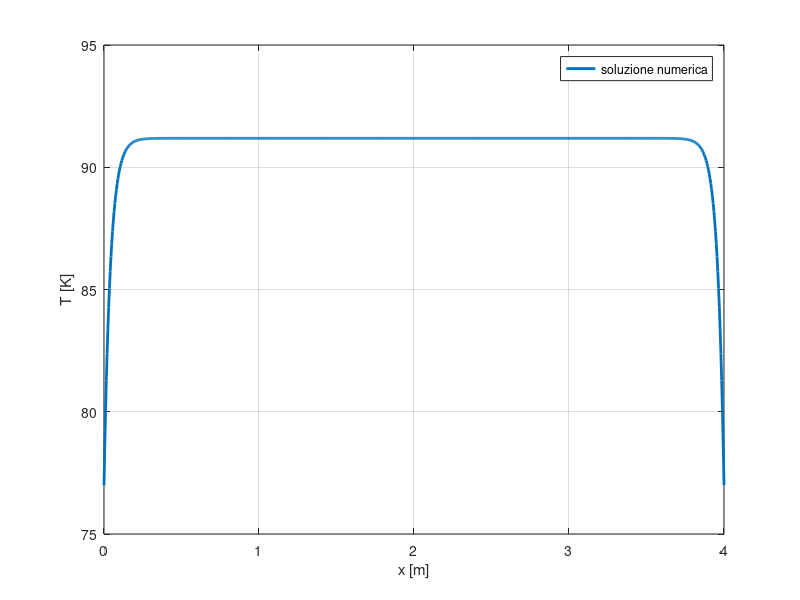

Reproduce this figure in MATLAB.
clc; clear; close all;

%% assegno i dati
LL = 4; %m
DD = .01; %m
II = 1e3; %A
kk = 350; %W/mK
hh = 500; %W/m^2K
roel = 1.75e-8; %hom*m
Tb = 77; %K

SE = pi*DD*LL; % sup ext
SI = pi*DD^2/4; % cross section
VV = SI*LL; % volume

RR = roel*LL/(pi*DD^2/4); %hom
qqq = (RR*II^2)/VV + SE*hh/VV*Tb; %W/m^3

%% creazione griglia
dx = 5e-3;
xx = (0:dx:LL)';
nn = length(xx);

%% assembraggio matrice AA
s_diag = ones(nn,1);
c_diag = (-2-SE*hh/kk/VV*dx^2)*ones(nn,1);
i_diag = ones(nn,1);

AA = spdiags([s_diag c_diag i_diag], -1:1, nn, nn);

%% assembraggio vettore bb
bb = -qqq*dx^2/kk*ones(nn,1);

%% coco
AA(1,1) = 1; AA(1,2) = 0; bb(1) = Tb; % dirichlet
AA(end,end-1) = 0; AA(end, end) = 1; bb(end) = Tb; % dirichlet

%% soluzione numerica
TT = AA\bb;

%% plotto
plot(xx, TT, 'linewidth', 2)
legend('soluzione numerica')
grid on
xlabel('x [m]')
ylabel('T [K]')
